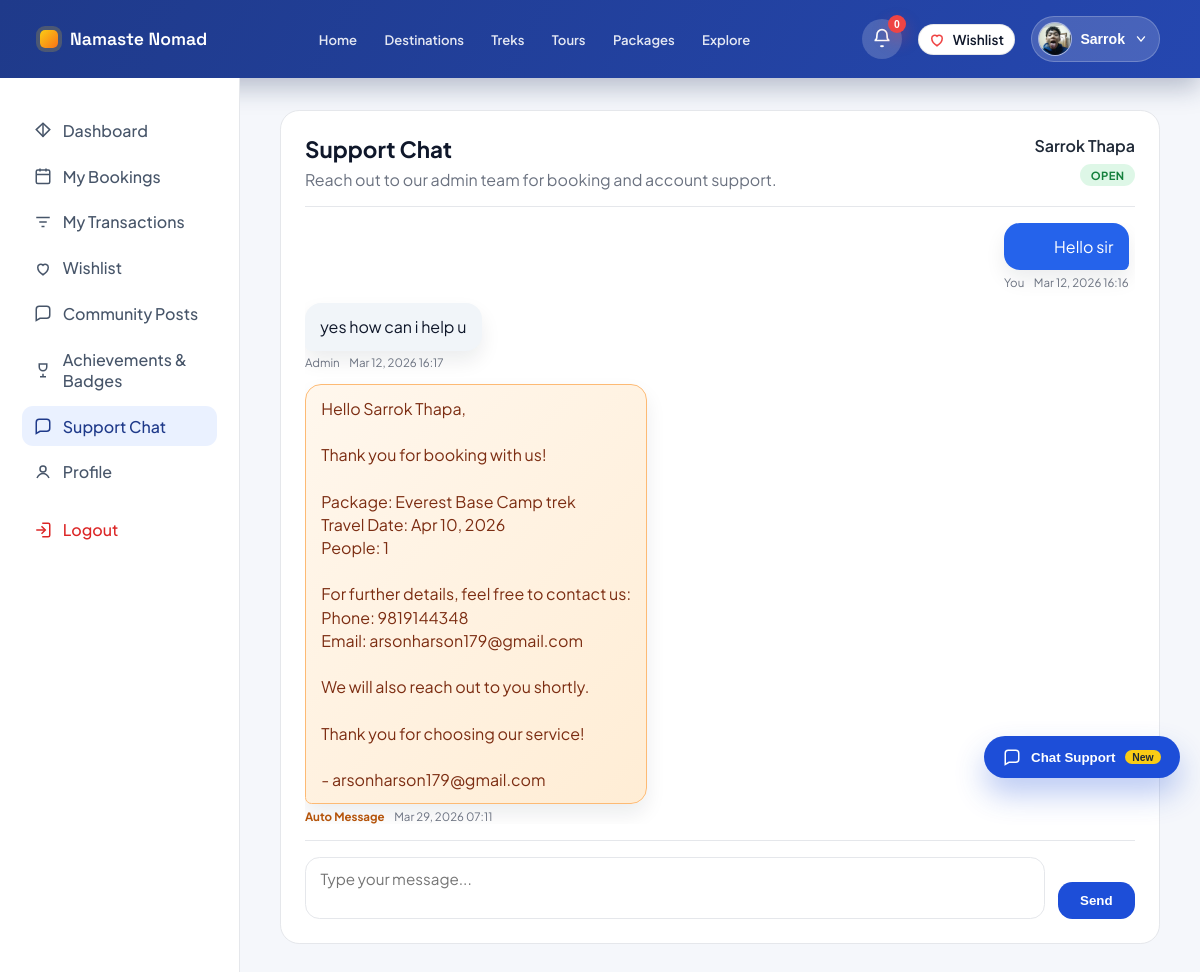
/accounts/support/chat/ (signed in), run on the app's committed database.
### accounts/models.py (models this page shows, shortened)
class TravelerProfile(models.Model):
    GENDER_CHOICES = (
        ('male', 'Male'),
        ('female', 'Female'),
        ('other', 'Other'),
        ('', 'Prefer not to say'),
    )
    user = models.OneToOneField(User, on_delete=models.CASCADE, related_name='traveler_profile')
    date_of_birth = models.DateField(blank=True, null=True)
    gender = models.CharField(max_length=20, choices=GENDER_CHOICES, blank=True)
    nationality = models.CharField(max_length=80, blank=True)
    bio = models.TextField(blank=True)
    avatar = models.ImageField(upload_to='avatars/', blank=True, null=True)
    created_at = models.DateTimeField(auto_now_add=True)

class User(AbstractUser):
    USER_TYPE_CHOICES = (
        ('vendor', 'Vendor'),
        ('traveler', 'Traveler'),
        ('admin', 'Admin'),
    )
    user_type = models.CharField(max_length=10, choices=USER_TYPE_CHOICES)
    phone = models.CharField(max_length=20, blank=True, null=True)
    is_verified = models.BooleanField(default=False)

### core/models.py (models this page shows, shortened)
class SupportConversation(models.Model):
    STATUS_OPEN = 'open'
    STATUS_CLOSED = 'closed'
    STATUS_CHOICES = (
        (STATUS_OPEN, 'Open'),
        (STATUS_CLOSED, 'Closed'),
    )
    user = models.ForeignKey(
        settings.AUTH_USER_MODEL,
        on_delete=models.CASCADE,
        related_name='support_conversations',
    )
    created_at = models.DateTimeField(auto_now_add=True)
    status = models.CharField(max_length=10, choices=STATUS_CHOICES, default=STATUS_OPEN)
    class Meta:
        ordering = ('-created_at',)

class SupportMessage(models.Model):
    conversation = models.ForeignKey(
        SupportConversation,
        on_delete=models.CASCADE,
        related_name='messages',
    )
    sender = models.ForeignKey(
        settings.AUTH_USER_MODEL,
        on_delete=models.CASCADE,
        related_name='support_messages',
    )
    related_booking = models.ForeignKey(
        Booking,
        on_delete=models.SET_NULL,
        related_name='support_messages',
        null=True,
        blank=True,
    )
    message = models.TextField()
    created_at = models.DateTimeField(auto_now_add=True)
    is_admin_reply = models.BooleanField(default=False)
    is_system_generated = models.BooleanField(default=False)
    class Meta:
        ordering = ('created_at', 'id')

### accounts/views.py (the view, shortened to what this page needs)
# urls.py: path('support/chat/', views.support_chat, name='support_chat'),
@never_cache
@login_required(login_url='account_login_choice')
@csrf_protect
def support_chat(request):
    if getattr(request.user, 'user_type', '') not in {'traveler', 'vendor'}:
        messages.error(request, 'Traveler or Vendor access only.')
        return redirect('home')
    conversation = _get_or_create_support_conversation(request.user)
    support_messages = (
        SupportMessage.objects.filter(conversation=conversation)
        .select_related('sender')
        .order_by('created_at')
    )
    base_template = (
        'accounts/vendor_base.html'
        if request.user.user_type == 'vendor'
        else 'accounts/traveler_base.html'
    )
    context = {
        'base_template': base_template,
        'conversation': conversation,
        'support_messages': support_messages,
        'active_page': 'support',
    }
    if request.user.user_type == 'vendor':
        context['vendor_profile'] = _get_vendor_profile(request.user)
    else:
        traveler_profile = _get_traveler_profile(request.user)
        if traveler_profile is None:
            traveler_profile = TravelerProfile.objects.create(user=request.user)
        context['traveler_profile'] = traveler_profile
    return render(request, 'accounts/support_chat.html', context)

### accounts/templates/accounts/support_chat.html (shortened to what this page needs)
{% extends base_template %}
{% load static %}
{% block extra_css %}
    <link rel="stylesheet" href="{% static 'css/support_chat.css' %}?v=20260312a">
{% endblock %}
{% block traveler_content %}
    {% include "accounts/includes/support_chat_panel.html" %}
{% endblock %}

### accounts/templates/accounts/traveler_base.html (shortened to what this page needs)
{% load static %}
<!DOCTYPE html>
<html lang="en">
<head>
    <link rel="stylesheet" href="{% static 'css/traveler_profile.css' %}?v=20260227a">
    <link rel="stylesheet" href="{% static 'css/support_widget.css' %}?v=20260312a">
    <link rel="stylesheet" href="{% static 'css/notifications.css' %}?v=20260313a">
    <link rel="stylesheet" href="{% static 'css/wishlist.css' %}?v=20260315a">
    {% block extra_css %}{% endblock %}
</head>
<body>
    <header class="traveler-topbar">
        <a class="brand" href="{% url 'home' %}">
            <span class="brand-mark"></span>
            <span class="brand-name">Namaste Nomad</span>
        </a>
        <nav class="topbar-nav" aria-label="Public navigation">
            <a href="{% url 'home' %}" {% if request.resolver_match.url_name == 'home' %}class="active"{% endif %}>Home</a>
            <a href="#">Destinations</a>
            <a href="{% url 'package_treks' %}" {% if request.resolver_match.url_name == 'package_treks' %}class="active"{% endif %}>Treks</a>
            <a href="{% url 'package_tours' %}" {% if request.resolver_match.url_name == 'package_tours' %}class="active"{% endif %}>Tours</a>
            <a href="{% url 'package_list' %}" {% if request.resolver_match.url_name == 'package_list' %}class="active"{% endif %}>Packages</a>
            <a href="{% url 'community_feed' %}" {% if request.resolver_match.url_name == 'community_feed' %}class="active"{% endif %}>Explore</a>
        </nav>
        <div class="topbar-actions">
            {% include "accounts/includes/notification_bell.html" %}
            {% include "accounts/includes/wishlist_icon.html" %}
            <div class="profile-dropdown" data-profile-dropdown>
                <button type="button" class="profile-trigger" aria-haspopup="true" aria-expanded="false">
                    <span class="profile-trigger-avatar">
                        {% if traveler_profile and traveler_profile.avatar %}
                            <img src="{{ traveler_profile.avatar.url }}" alt="Traveler avatar">
                        {% else %}
                            <img src="{% static 'images/default-avatar.svg' %}" alt="Default traveler avatar">
                        {% endif %}
                    </span>
                    <span class="profile-trigger-name">{{ request.user.first_name|default:"Traveler" }}</span>
                    <svg width="14" height="14" viewBox="0 0 20 20" fill="none" aria-hidden="true">
                        <path d="M5 7l5 6 5-6" stroke="currentColor" stroke-width="2" stroke-linecap="round" stroke-linejoin="round"/>
                    </svg>
                </button>
            </div>
        </div>
    </header>
    <div class="traveler-shell">
        <aside class="traveler-sidebar">
            <nav class="sidebar-nav">
                <a class="nav-item {% if active_page == 'explore' %}active{% endif %}" href="{% url 'traveler_home' %}">
                    <span class="nav-icon">
                        <svg viewBox="0 0 24 24" fill="none" stroke="currentColor" stroke-width="2" aria-hidden="true">
                            <path d="M3 11.5 12 3l9 8.5-9 9-9-9z"/>
                            <path d="M12 3v18"/>
                        </svg>
                    </span>
                    Dashboard
                </a>
                <a class="nav-item {% if active_page == 'bookings' %}active{% endif %}" href="{% url 'traveler_bookings' %}">
                    <span class="nav-icon">
                        <svg viewBox="0 0 24 24" fill="none" stroke="currentColor" stroke-width="2" aria-hidden="true">
                            <rect x="3" y="4" width="18" height="18" rx="2"/>
                            <path d="M16 2v4M8 2v4M3 10h18"/>
                        </svg>
                    </span>
                    My Bookings
                </a>
                <a class="nav-item {% if active_page == 'transactions' %}active{% endif %}" href="{% url 'traveler_transactions' %}">
                    <span class="nav-icon">
                        <svg viewBox="0 0 24 24" fill="none" stroke="currentColor" stroke-width="2" aria-hidden="true">
                            <path d="M3 6h18"/>
                            <path d="M7 12h10"/>
                            <path d="M10 18h4"/>
                        </svg>
                    </span>
                    My Transactions
                </a>
                <a class="nav-item {% if active_page == 'wishlist' %}active{% endif %}" href="{% url 'traveler_wishlist' %}">
                    <span class="nav-icon">
                        <svg viewBox="0 0 24 24" fill="none" stroke="currentColor" stroke-width="2" aria-hidden="true">
                            <path d="M12 21s-7-4.35-7-10a4 4 0 0 1 7-2.65A4 4 0 0 1 19 11c0 5.65-7 10-7 10z"/>
                        </svg>
                    </span>
                    <span class="nav-label">Wishlist</span>
                </a>
                <a class="nav-item {% if active_page == 'community' %}active{% endif %}" href="{% url 'community_dashboard' %}">
                    <span class="nav-icon">
                        <svg viewBox="0 0 24 24" fill="none" stroke="currentColor" stroke-width="2" aria-hidden="true">
                            <path d="M21 15a4 4 0 0 1-4 4H8l-5 3V7a4 4 0 0 1 4-4h10a4 4 0 0 1 4 4z"/>
                        </svg>
                    </span>
                    Community Posts
                </a>
                <a class="nav-item {% if active_page == 'achievements' %}active{% endif %}" href="{% url 'traveler_achievements' %}">
                    <span class="nav-icon">
                        <svg viewBox="0 0 24 24" fill="none" stroke="currentColor" stroke-width="2" aria-hidden="true">
                            <path d="M8 21h8"/>
                            <path d="M12 17v4"/>
                            <path d="M7 4h10v4a5 5 0 0 1-10 0V4z"/>
                        </svg>
                    </span>
                    Achievements &amp; Badges
                </a>
                <a class="nav-item {% if active_page == 'support' %}active{% endif %}" href="{% url 'support_chat' %}">
                    <span class="nav-icon">
                        <svg viewBox="0 0 24 24" fill="none" stroke="currentColor" stroke-width="2" aria-hidden="true">
                            <path d="M21 15a4 4 0 0 1-4 4H8l-5 3V7a4 4 0 0 1 4-4h10a4 4 0 0 1 4 4z"/>
                        </svg>
                    </span>
                    Support Chat
                </a>
                <a class="nav-item {% if active_page == 'profile' %}active{% endif %}" href="{% url 'traveler_profile' %}">
                    <span class="nav-icon">
                        <svg viewBox="0 0 24 24" fill="none" stroke="currentColor" stroke-width="2" aria-hidden="true">
                            <circle cx="12" cy="8" r="4"/>
                            <path d="M4 20c2-4 6-6 8-6s6 2 8 6"/>
                        </svg>
                    </span>
                    Profile
                </a>
                <a class="nav-item logout" href="{% url 'logout' %}">
                    <span class="nav-icon">
                        <svg viewBox="0 0 24 24" fill="none" stroke="currentColor" stroke-width="2" aria-hidden="true">
                            <path d="M10 17l5-5-5-5"/>
                            <path d="M15 12H3"/>
                            <path d="M11 3h8a2 2 0 0 1 2 2v14a2 2 0 0 1-2 2h-8"/>
                        </svg>
                    </span>
                    Logout
                </a>
            </nav>
        </aside>
        <main class="traveler-main">
            {% block traveler_content %}{% endblock %}
        </main>
    </div>
    {% include "accounts/includes/support_widget.html" %}
</body>
</html>

### accounts/templates/accounts/includes/support_chat_panel.html (shortened to what this page needs)
<section class="support-chat">
    <div class="support-chat__header">
        <div>
            <h1>Support Chat</h1>
            <p>Reach out to our admin team for booking and account support.</p>
        </div>
        <div class="support-chat__header-meta">
            <div class="support-chat__user">{{ request.user.get_full_name|default:request.user.username }}</div>
            <span class="support-chat__status support-chat__status--{{ conversation.status }}">
                {{ conversation.get_status_display }}
            </span>
        </div>
    </div>
    <div class="support-chat__messages" id="supportChatWindow">
        {% if support_messages %}
            {% for message in support_messages %}
                <div class="support-chat__message {% if message.is_admin_reply %}support-chat__message--admin{% else %}support-chat__message--user{% endif %} {% if message.is_system_generated %}support-chat__message--system{% endif %}">
                    <div class="support-chat__bubble">
                        {{ message.message|linebreaksbr }}
                    </div>
                    <div class="support-chat__meta">
                        <span>
                            {% if message.is_system_generated %}
                                Auto Message
                            {% elif message.is_admin_reply %}
                                {% if message.sender.user_type == 'vendor' %}
                                    {{ message.sender.get_full_name|default:message.sender.username|default:message.sender.email }}
                                {% else %}
                                    Admin
                                {% endif %}
                            {% else %}
                                You
                            {% endif %}
                        </span>
                        <span>{{ message.created_at|date:"M d, Y H:i" }}</span>
                    </div>
                </div>
            {% endfor %}
        {% else %}
            <div class="support-chat__empty">Start the conversation and our support team will reply shortly.</div>
        {% endif %}
    </div>
    <form class="support-chat__input" method="post">
        <textarea
            name="message"
            rows="2"
            placeholder="Type your message..."
        ></textarea>
        <button
            type="submit"
            class="support-chat__send"
        >
            Send
        </button>
    </form>
</section>

### data on the page
TravelerProfile: avatar (picture)
User: user.first_name "Sarrok", user.get_full_name "Sarrok Thapa"
SupportConversation: status "OPEN"
SupportMessage: message "Hello sir", is_system_generated "You", created_at "Mar 12, 2026 16:16"
SupportMessage: message "yes how can i help u", is_system_generated "Admin", created_at "Mar 12, 2026 16:17"
SupportMessage: message "Hello Sarrok Thapa, Thank you for booking with us! Package: Everest Base Camp trek Travel Date: Apr 10, 2026 People: 1 For further details, feel free to contact us: Phone: 9819144348 Email: arsonharson179@gmail.com We will also reach out to you shortly. Thank you for choosing our service! - arsonharson179@gmail.com", is_system_generated "Auto Message", created_at "Mar 29, 2026 07:11"

### other printed values
{{ notifications_unread_count|default:0 }} "0"
